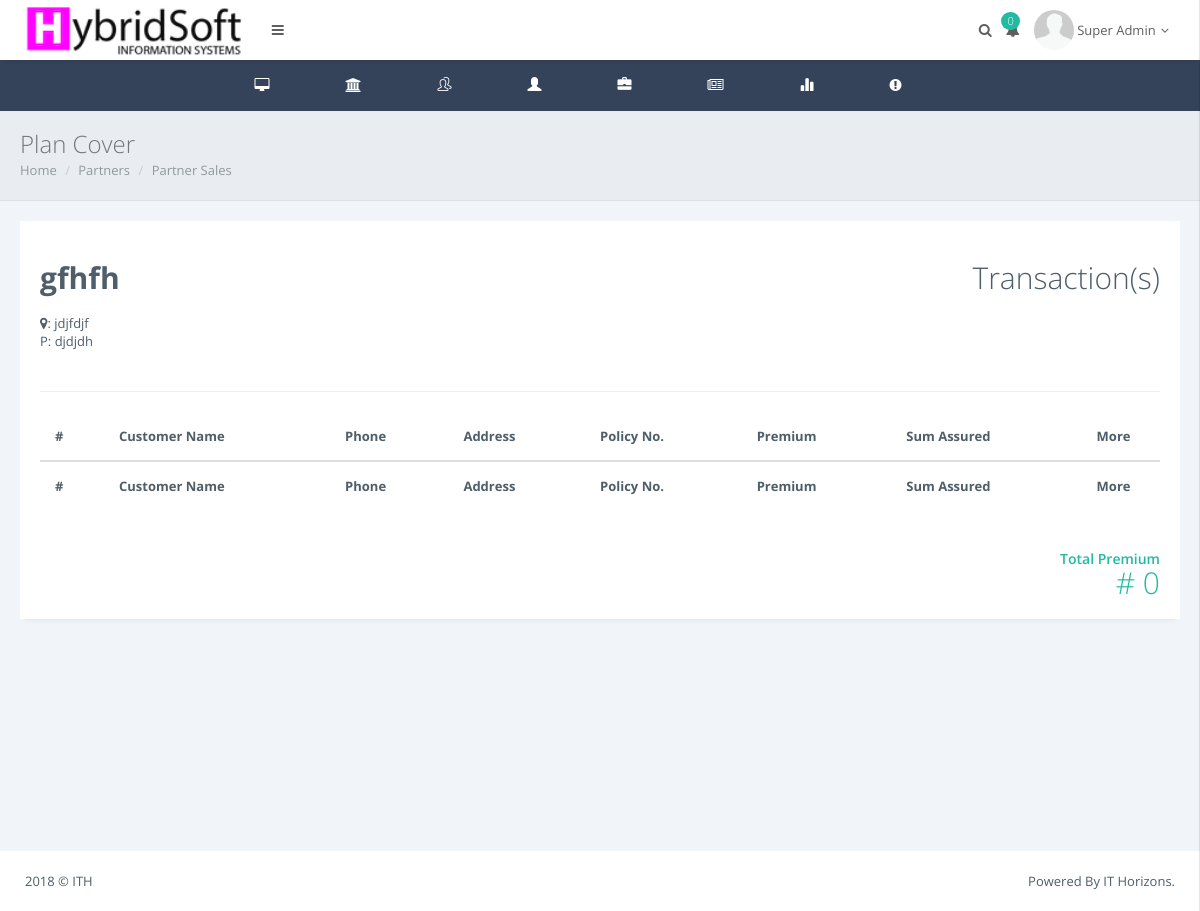
/admin/Pview.php?id=17 (signed in), run on the app's committed database.
### tables this page shows
CREATE TABLE `users` (
  `user_id` int(10) NOT NULL,
  `username` varchar(50) NOT NULL,
  `rc` varchar(12) NOT NULL,
  `telephone` varchar(12) NOT NULL,
  `email` varchar(50) NOT NULL,
  `address` text NOT NULL,
  `city` varchar(50) NOT NULL,
  `state` varchar(50) NOT NULL,
  `dob` date NOT NULL,
  `lastname` varchar(50) NOT NULL,
  `firstname` varchar(50) NOT NULL,
  `middlename` varchar(50) NOT NULL,
  `password` varchar(255) NOT NULL,
  `role_id` int(11) NOT NULL,
  `nfname` varchar(200) NOT NULL,
  `nlname` varchar(200) NOT NULL,
  `nphone` varchar(200) NOT NULL,
  `nemail` varchar(200) NOT NULL,
  `naddress` text NOT NULL,
  `created` date NOT NULL,
  `createdby` int(11) NOT NULL
);

### admin/index.php (called while the page is built, shortened)
<?php
include_once "../db.php";
if (isset($_SESSION["id"])){
    $user_id = $_SESSION["id"];
    $userQuery = "SELECT * FROM users WHERE user_id = '$user_id'";
    $result = mysqli_query($con, $userQuery);
    $user = mysqli_fetch_assoc($result);
    $name=$user['firstname']." ".$user['lastname'];
    $uid=$user['user_id'];
    $ins_comp=$con->query("SELECT insurance_id FROM iuser WHERE user_id='$uid'");
    $ra=$ins_comp->fetch_array();
    $i_id=$ra['insurance_id'];
}else{
    header('Location:../index.php');
}
?>

### admin/Pview.php (the view, shortened to what this page needs)
<!DOCTYPE html>
<html>
    <head>
        <link href="../res/plugins/pace-master/themes/blue/pace-theme-flash.css" rel="stylesheet"/>
        <link href="../res/plugins/uniform/css/uniform.default.min.css" rel="stylesheet"/>
        <link href="../res/plugins/bootstrap/css/bootstrap.min.css" rel="stylesheet" type="text/css"/>
        <link href="../res/plugins/fontawesome/css/font-awesome.css" rel="stylesheet" type="text/css"/>
        <link href="../res/plugins/line-icons/simple-line-icons.css" rel="stylesheet" type="text/css"/>
        <link href="../res/plugins/offcanvasmenueffects/css/menu_cornerbox.css" rel="stylesheet" type="text/css"/>
        <link href="../res/plugins/waves/waves.min.css" rel="stylesheet" type="text/css"/>
        <link href="../res/plugins/switchery/switchery.min.css" rel="stylesheet" type="text/css"/>
        <link href="../res/plugins/3d-bold-navigation/css/style.css" rel="stylesheet" type="text/css"/>
        <link href="../res/plugins/slidepushmenus/css/component.css" rel="stylesheet" type="text/css"/>
        <link href="../res/plugins/datatables/css/jquery.datatables.min.css" rel="stylesheet" type="text/css"/>
        <link href="../res/plugins/datatables/css/jquery.datatables_themeroller.css" rel="stylesheet" type="text/css"/>
        <link href="../res/plugins/x-editable/bootstrap3-editable/css/bootstrap-editable.css" rel="stylesheet" type="text/css">
        <link href="../res/plugins/bootstrap-datepicker/css/datepicker3.css" rel="stylesheet" type="text/css"/>
        <link href="../res/css/modern.css" rel="stylesheet" type="text/css"/>
        <link href="../res/css/themes/white.css" class="theme-color" rel="stylesheet" type="text/css"/>
        <link href="../res/css/custom.css" rel="stylesheet" type="text/css"/>
    </head>
    <?php
    include 'nav.php';
    $id=$_GET['id'];
    ?>
<div class="page-inner">
    <div class="page-title">
        <h3>Plan Cover </h3>
        <div class="page-breadcrumb">
            <ol class="breadcrumb">
                <li><a href="home.php">Home</a></li>
                <li><a href="manageP.php">Partners</a></li>
                <li><a href="#">Partner Sales</a></li>
            </ol>
        </div>
    </div>
    <div id="main-wrapper">
                    <div class="row">
                        <div class="invoice col-md-12">
                            <div class="panel panel-white">
                                <div class="panel-body">
                                    <div class="row">
                                        <?php
                                        $usr=$con->query("SELECT * FROM users WHERE user_id='$id'");
                                        $ru=$usr->fetch_array();
                                        ?>
                                        <div class="col-md-4">
                                            <h1 class="m-b-md"><b><?php echo $ru['firstname']." ".$ru['lastname'] ?></b></h1>
                                            <address>
                                                <i class="fa fa-map-marker"></i>: <?php echo $ru['address'] ?><br>
                                                P: <?php echo $ru['telephone'] ?>
                                            </address>
                                        </div>
                                        <div class="col-md-8 text-right">
                                            <h1> Transaction(s)</h1>
                                        </div>
                                        <div class="col-md-12">
                                            <hr>
                                            <table id="example" class="display table" style="width: 100%; cellspacing: 0;">
                                                <thead>
                                                     <tr>
                                                        <th>#</th>
                                                        <th>Customer Name</th>
                                                        <th>Phone</th>
                                                        <th>Address</th>
                                                        <th>Policy No.</th>
                                                        <th>Premium</th>
                                                        <th>Sum Assured</th>
                                                        <th width='7%'>More</th>
                                                    </tr>
                                                </thead>
                                                <tfoot>
                                                   <tr>
                                                        <th>#</th>
                                                        <th>Customer Name</th>
                                                        <th>Phone</th>
                                                        <th>Address</th>
                                                        <th>Policy No.</th>
                                                        <th>Premium</th>
                                                        <th>Sum Assured</th>
                                                        <th width='7%'>More</th>
                                                    </tr>
                                                </tfoot>
                                                    <?php
                                                    $prem=0;
                                                    ?>
                                               </table>
                                        </div>
                                        <div class="col-md-8"></div>
                                        <div class="col-md-4">
                                            <div class="text-right">
                                                <h4 class="no-m m-t-md text-success">Total Premium</h4>
                                                <h1 class="no-m text-success"><?php echo "# ". number_format($prem); ?></h1>
                                            </div>
                                        </div>
                                    </div>
                                </div>
                            </div>
                        </div>
                    </div>
                </div>
</div>
 <?php include 'tfoot.php'; ?>

### admin/nav.php (shortened to what this page needs)
<?php
include_once "index.php";?>
    <body class="page-header-fixed page-horizontal-bar">
        <main class="page-content content-wrap">
            <div class="navbar">
                <div class="navbar-inner">
                    <div class="logo-box" style="background: #fff;">
                        <a href="home.php" class="logo-text">
                            <span>
                                <img src="../assets/images/logo2.png" height="54" alt=""/>
                            </span></a>
                    </div>
                    <div class="topmenu-outer">
                        <div class="top-menu">
                            <ul class="nav navbar-nav navbar-left">
                                <li>
                                    <a href="javascript:void(0);" class="waves-effect waves-button waves-classic sidebar-toggle"><i class="fa fa-bars"></i></a>
                                </li>
                            </ul>
                            <ul class="nav navbar-nav navbar-right">
                                <li>
                                    <a href="javascript:void(0);" class="waves-effect waves-button waves-classic show-search"><i class="fa fa-search"></i></a>
                                </li>
                                <?php
                                        $usrx=$con->query("SELECT count(distinct user_id) AS customer, count(policy) AS policy, sum(premium) AS premium FROM transaction WHERE insurance_id='$i_id' AND status='Active' ");
                                        $ru2=$usrx->fetch_array();
                                        $n=$ru2['policy'];
                                        ?>
                                <li class="dropdown">
                                    <a href="#" class="dropdown-toggle waves-effect waves-button waves-classic" data-toggle="dropdown"><i class="fa fa-bell"></i><span class="badge badge-success pull-right"><?php echo $n;?></span></a>
                                </li>
                                <li class="dropdown">
                                    <a href="#" class="dropdown-toggle waves-effect waves-button waves-classic" data-toggle="dropdown">
                                        <img class="img-circle avatar" src="../res/images/avatar1.png" width="40" height="40" alt="">
                                        <span class="user-name"><?php echo $name; ?><i class="fa fa-angle-down"></i></span>
                                    </a>
                                </li>
                                <li>
                                    <a href="javascript:void(0);"  id="showRight"></a>
                                </li>
                            </ul>
                        </div>
                    </div>
                </div>
            </div>
            <div class="horizontal-bar sidebar">
                <div class="page-sidebar-inner slimscroll">
                    <ul class="menu accordion-menu">
                        <li><a href="home.php" class="waves-effect waves-button"><span class="menu-icon fa fa-desktop"></span><p>Dashboard</p></a></li>
                        <li class="droplink"><a href="#" class="waves-effect waves-button"><span class="menu-icon fa fa-bank"></span><p>Partners</p><span class="arrow"></span></a>
                        </li>
                        <li class="droplink"><a href="#" class="waves-effect waves-button"><span class="menu-icon icon-users"></span><p>Customers</p><span class="arrow"></span></a>
                        </li>
                        <li class="droplink"><a href="#" class="waves-effect waves-button"><span class="menu-icon glyphicon glyphicon-user"></span><p>Marketers</p><span class="arrow"></span></a>
                        </li>
                        <li class="droplink"><a href="#" class="waves-effect waves-button"><span class="menu-icon glyphicon glyphicon-briefcase"></span><p>Claims</p><span class="arrow"></span></a>
                        </li>
                        <li class="droplink"><a href="#" class="waves-effect waves-button"><span class="menu-icon fa fa-newspaper-o"></span><p>Products</p><span class="arrow"></span></a>
                        </li>
                        <li><a href="report.php" class="waves-effect waves-button"><span class="menu-icon glyphicon glyphicon-stats"></span><p>Reporting</p></a></li>
                        <li><a href="complain.php" class="waves-effect waves-button"><span class="menu-icon fa fa-exclamation-circle"></span><p>Complians</p></a></li>
                    </ul>
                </div>
            </div>

### res/css/themes/white.css (style rules this page uses)
.page-content { background: #34425A; }
.navbar .logo-box { background: #fff; }
.navbar .logo-box a { color: #5f5f5f; }
.sidebar { background: #34425A; }
.menu { background: #34425A; }
.menu.accordion-menu a { color: #899dc1; }

### data on the page
users: name "Super Admin"
users: firstname "gfhfh", address "jdjfdjf", telephone "djdjdh"

### other printed values
$n "0"
$prem "0"
